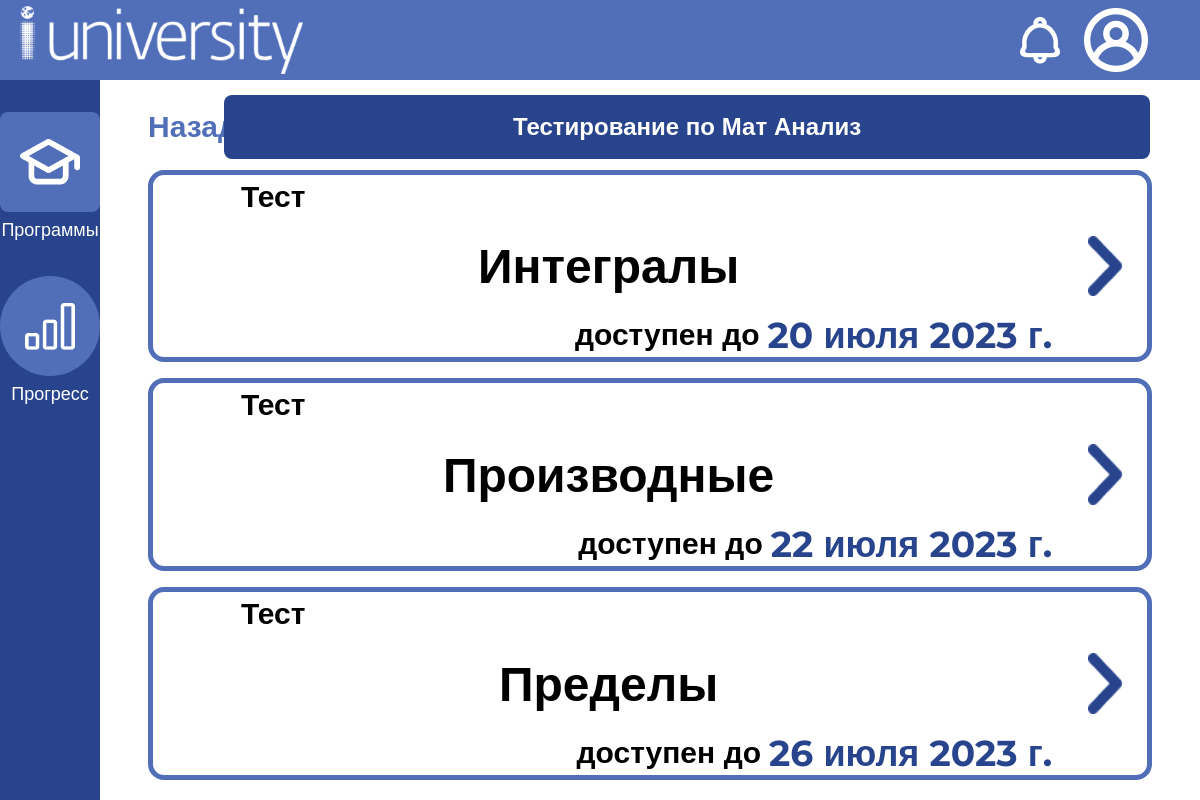
Page /student/programs/6/all (signed in) on the committed database.
### testing_system/models.py (models this page shows, shortened)
class Program(models.Model):
    name = models.TextField(default='')
    description = models.TextField(default='')
    author = models.ForeignKey(User, on_delete=models.CASCADE, null=True)

class Test(models.Model):
    name = models.TextField(default='')
    description = models.TextField(default='')
    deadline = models.DateField(null=True)
    program = models.ForeignKey(Program, on_delete=models.CASCADE, null=True)

### testing_system/views.py (the view)
# urls.py: path("student/programs/<int:program_id>/all", views.program_tests_view, name="programTests"),
@login_required
@permission_required('testing_system.view_result')
def program_tests_view(request, program_id):
    program = Program.objects.get(id=program_id)
    tests = Test.objects.filter(program=program).all()
    return render(request, 'testing_system/programTests.html',
                  context={'program': program, 'tests': tests})

### testing_system/templates/testing_system/programTests.html (shortened to what this page needs)
<!doctype html>
{% load static %}
<html lang="ru">
<head>
    <script src="https://cdn.tailwindcss.com"></script>
    <link rel="stylesheet" href="{% static "css/font.css" %}" />
    <link rel="stylesheet" href="{% static "css/scroll_10px.css" %}" />
</head>
<body>
    <div class="w-screen h-screen overflow-hidden">
        {% include "pattern/header.html" %}
        <div class="flex flex-row h-[90%]">
            {% include "pattern/nav.html" %}
            <div class="w-11/12 px-10 flex flex-col py-3">
                <div class="w-full flex flex-row flex-none items-center justify-center pr-2.5 h-[10%]">
                    <div class="w-1/12">
                        <form action="{% url 'programDescription' program.id %}" class="w-full h-full">
                            <button type="submit" class="transition duration-300 ease-in-out w-full h-full">
                                <div class="flex flex-row w-full h-full">
                                    <div class="flex items-center px-1">
                                    </div>
                                    <div class="text-[#516EB9] text-3xl font-bold select-none flex items-center">
                                        Назад
                                    </div>
                                </div>
                            </button>
                        </form>
                    </div>
                    <div class="p-4 bg-[#28448D] text-[#FFFFFF] rounded-lg text-center text-2xl font-bold select-none w-11/12">
                        Тестирование по {{program.name}}
                    </div>
                </div>
                <div class="w-full h-[90%]" >
                    <ul class="overflow-scroll h-full w-full">
                        {%for test in tests %}
                        <li class="h-1/3 w-full p-2 flex-none">
                            <form action="{% url 'testDescription' test.id %}" class="h-full w-full">
                                <button type="submit" class="transition duration-300 ease-in-out rounded-2xl border-[5px] border-[#516EB9] hover:border-[#4462AB] hover:bg-[#F2F2F2] h-full w-full">
                                    <div class="flex flex-row w-full h-full">
                                        <div class="w-11/12 flex flex-col p-2">
                                            <div class="h-1/6 w-full flex items-center">
                                                <div class="text-[#000000] text-3xl font-bold select-none flex items-center indent-20">
                                                    Тест
                                                </div>
                                            </div>
                                            <div class="h-4/6 flex items-center justify-center">
                                                <div class="text-[#000000] text-5xl font-bold select-none flex items-center">
                                                    {{test.name}}
                                                </div>
                                            </div>
                                            <div class="h-1/6 w-full flex items-center justify-end">
                                                <div class="text-[#000000] text-3xl font-bold select-none px-1">
                                                    доступен до
                                                </div>
                                                <div class="text-[#28448D] text-4xl font-bold select-none  px-1">
                                                    {{test.deadline}}
                                                </div>
                                            </div>
                                        </div>
                                        <div class="w-1/12 flex items-center justify-center">
                                            <img src="{% static "images/arrow_right_b.png" %}" class="h-1/3 select-none" />
                                        </div>
                                    </div>
                                </button>
                            </form>
                        </li>
                        {%endfor%}
                    </ul>
                </div>
            </div>
        </div>
    </div>
</body>
</html>

### rows in the picture
Program: name "Мат Анализ"
Test: name "Интегралы", deadline "20 июля 2023 г."
Test: name "Производные", deadline "22 июля 2023 г."
Test: name "Пределы", deadline "26 июля 2023 г."
